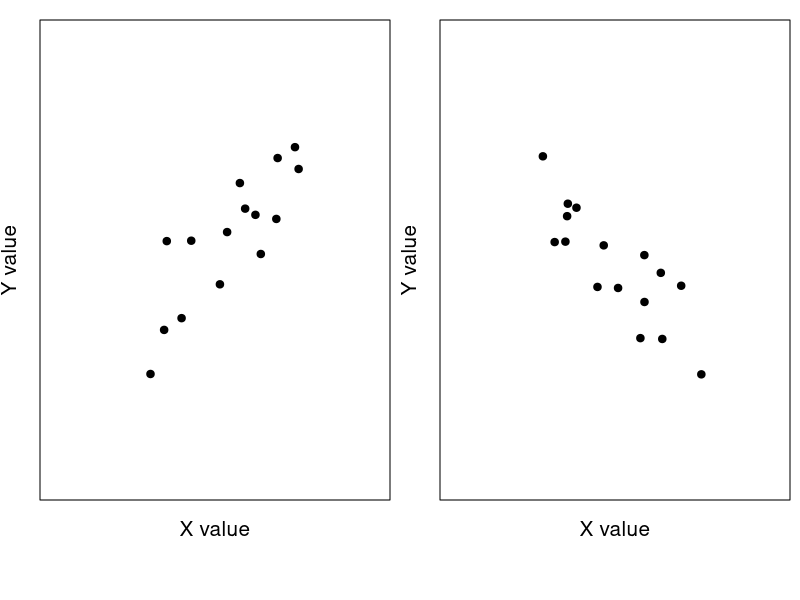
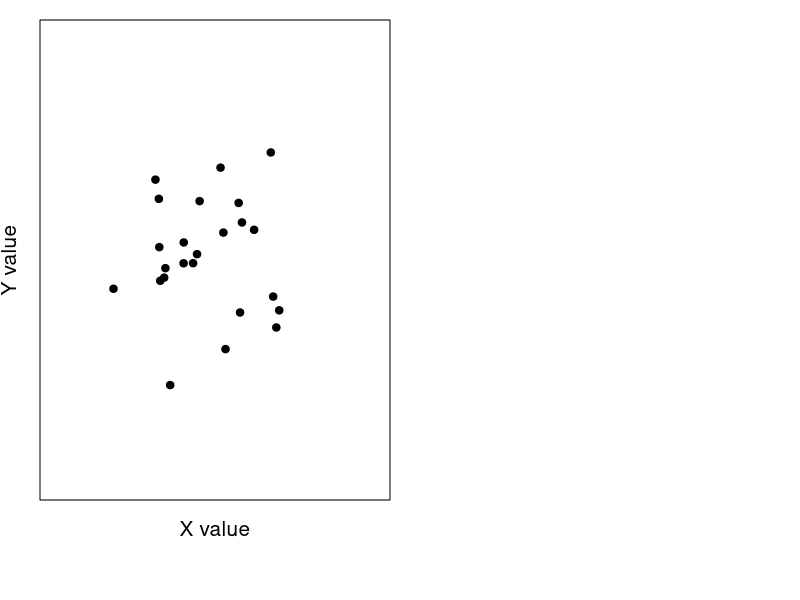
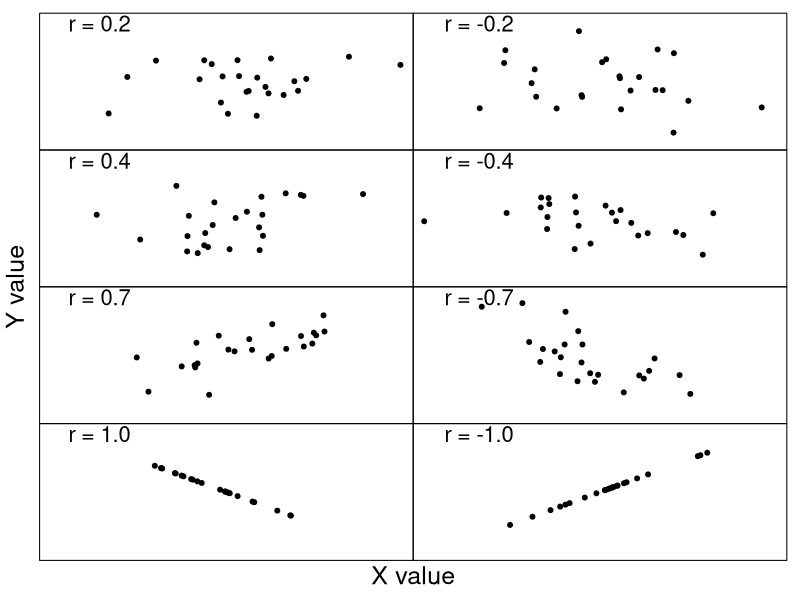
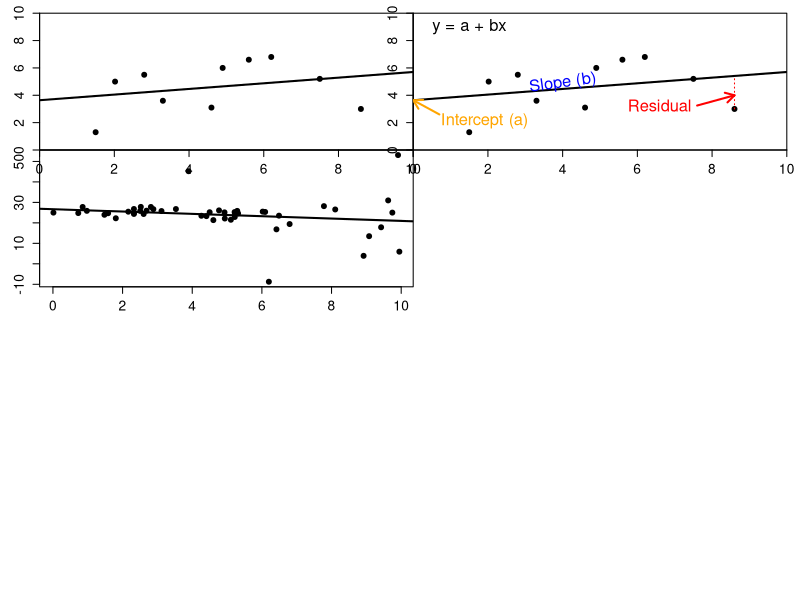
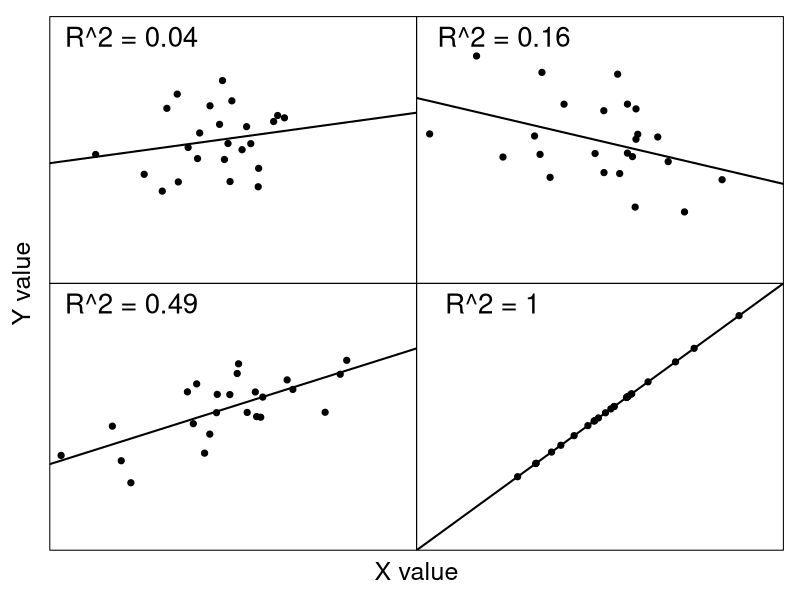
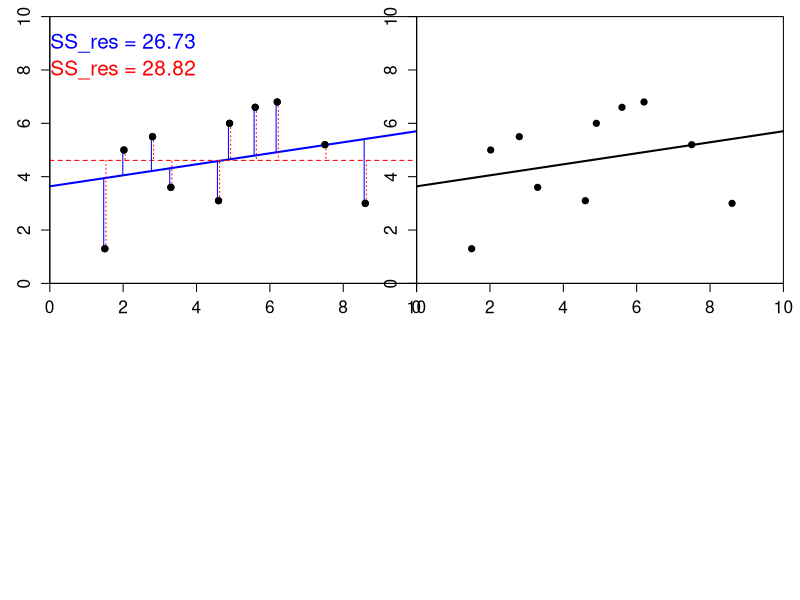

The R source for these figures, in order:
## ---- chunk 1
rho1 <- 0.9;
Z1   <- rnorm(n = 16, mean = 0, sd = 1);
Z2   <- rnorm(n = 16, mean = 0, sd = 1);
X1   <- Z1 + 10;
Y1   <- rho1 * Z1 + sqrt(1 - rho1*rho1) * Z2 + 10;
par(mfrow = c(1, 2), mar = c(5, 2, 1, 0.5));
plot(x = X1, y = Y1, pch = 20, xlab = "X value", ylab = "Y value", cex = 1.5,
     xlim = c(7, 13), ylim = c(7, 13), xaxt = "n", yaxt = "n", cex.lab = 1.25,
     line = 1);
rho1 <- -0.9;
Z1   <- rnorm(n = 16, mean = 0, sd = 1);
Z2   <- rnorm(n = 16, mean = 0, sd = 1);
X1   <- Z1 + 10;
Y1   <- rho1 * Z1 + sqrt(1 - rho1*rho1) * Z2 + 10;
plot(x = X1, y = Y1, pch = 20, xlab = "X value", cex = 1.5, line = 1, 
     xlim = c(7, 13), ylim = c(7, 13), xaxt = "n", yaxt = "n", cex.lab = 1.25,
     ylab = "Y value");
# png(filename = "img/pos_neg_cor.png");
# rho1 <- 0.9;
# Z1   <- rnorm(n = 16, mean = 0, sd = 1);
# Z2   <- rnorm(n = 16, mean = 0, sd = 1);
# X1   <- Z1 + 10;
# Y1   <- rho1 * Z1 + sqrt(1 - rho1*rho1) * Z2 + 10;
# par(mfrow = c(1, 2), mar = c(5, 2, 1, 0.5));
# plot(x = X1, y = Y1, pch = 20, xlab = "X value", ylab = "Y value", cex = 1.5,
#      xlim = c(7, 13), ylim = c(7, 13), xaxt = "n", yaxt = "n", cex.lab = 1.25,
#      line = 1);
# rho1 <- -0.9;
# Z1   <- rnorm(n = 16, mean = 0, sd = 1);
# Z2   <- rnorm(n = 16, mean = 0, sd = 1);
# X1   <- Z1 + 10;
# Y1   <- rho1 * Z1 + sqrt(1 - rho1*rho1) * Z2 + 10;
# plot(x = X1, y = Y1, pch = 20, xlab = "X value", cex = 1.5, line = 1, 
#      xlim = c(7, 13), ylim = c(7, 13), xaxt = "n", yaxt = "n", cex.lab = 1.25,
#      ylab = "Y value");
# dev.off();
## ---- chunk 2
X1 <- rnorm(n = 24, mean = 0, sd = 1);
Y1 <- rnorm(n = 24, mean = 0, sd = 1);
while(abs(cor(X1, Y1)) > 0.002){
  X1 <- rnorm(n = 24, mean = 0, sd = 1);
  Y1 <- rnorm(n = 24, mean = 0, sd = 1);
}
plot(x = X1, y = Y1, pch = 20, xlab = "X value", cex = 1.5, xlim = c(-3, 3),
     ylim = c(-3, 3), xaxt = "n", yaxt = "n", cex.lab = 1.25, ylab = "Y value",
     line = 1);
# png(filename = "img/no_cor.png");
# plot(x = X1, y = Y1, pch = 20, xlab = "X value", cex = 1.5, xlim = c(-3, 3),
#      ylim = c(-3, 3), xaxt = "n", yaxt = "n", cex.lab = 1.25, ylab = "Y value",
#      line = 1);
# dev.off();
## ---- chunk 3
par(mfrow = c(4, 2), mar = c(0, 0, 0, 0), oma = c(3, 3, 1, 1));
X1 <- rnorm(n = 24, mean = 0, sd = 1);
Y1 <- rnorm(n = 24, mean = 0, sd = 1);
while(cor(X1, Y1) < 0.199 | cor(X1, Y1) > 0.201){
  X1 <- rnorm(n = 24, mean = 0, sd = 1);
  Y1 <- rnorm(n = 24, mean = 0, sd = 1);
}
plot(x = X1, y = Y1, pch = 20, xlab = "X value", cex = 1.5, xlim = c(-3, 3),
     ylim = c(-3, 3), xaxt = "n", yaxt = "n", cex.lab = 1.25, ylab = "Y value",
     line = 1);
text(x = -2.2, y = 2.75, labels = "r = 0.2", cex = 2, hjust = 0);
X1 <- rnorm(n = 24, mean = 0, sd = 1);
Y1 <- rnorm(n = 24, mean = 0, sd = 1);
while(cor(X1, Y1) > -0.199 | cor(X1, Y1) < -0.201){
  X1 <- rnorm(n = 24, mean = 0, sd = 1);
  Y1 <- rnorm(n = 24, mean = 0, sd = 1);
}
plot(x = X1, y = Y1, pch = 20, xlab = "X value", cex = 1.5, xlim = c(-3, 3),
     ylim = c(-3, 3), xaxt = "n", yaxt = "n", cex.lab = 1.25, ylab = "Y value",
     line = 1);
text(x = -2.1, y = 2.75, labels = "r = -0.2", cex = 2, hjust = 0);
## Row 2
X1 <- rnorm(n = 24, mean = 0, sd = 1);
Y1 <- rnorm(n = 24, mean = 0, sd = 1);
while(cor(X1, Y1) < 0.399 | cor(X1, Y1) > 0.401){
  X1 <- rnorm(n = 24, mean = 0, sd = 1);
  Y1 <- rnorm(n = 24, mean = 0, sd = 1);
}
plot(x = X1, y = Y1, pch = 20, xlab = "X value", cex = 1.5, xlim = c(-3, 3),
     ylim = c(-3, 3), xaxt = "n", yaxt = "n", cex.lab = 1.25, ylab = "Y value",
     line = 1);
text(x = -2.2, y = 2.75, labels = "r = 0.4", cex = 2, hjust = 0);
X1 <- rnorm(n = 24, mean = 0, sd = 1);
Y1 <- rnorm(n = 24, mean = 0, sd = 1);
while(cor(X1, Y1) > -0.399 | cor(X1, Y1) < -0.401){
  X1 <- rnorm(n = 24, mean = 0, sd = 1);
  Y1 <- rnorm(n = 24, mean = 0, sd = 1);
}
plot(x = X1, y = Y1, pch = 20, xlab = "X value", cex = 1.5, xlim = c(-3, 3),
     ylim = c(-3, 3), xaxt = "n", yaxt = "n", cex.lab = 1.25, ylab = "Y value",
     line = 1);
text(x = -2.1, y = 2.75, labels = "r = -0.4", cex = 2, hjust = 0);
## Row 3
X1 <- rnorm(n = 24, mean = 0, sd = 1);
Y1 <- rnorm(n = 24, mean = 0, sd = 1);
while(cor(X1, Y1) < 0.699 | cor(X1, Y1) > 0.701){
  X1 <- rnorm(n = 24, mean = 0, sd = 1);
  Y1 <- rnorm(n = 24, mean = 0, sd = 1);
}
plot(x = X1, y = Y1, pch = 20, xlab = "X value", cex = 1.5, xlim = c(-3, 3),
     ylim = c(-3, 3), xaxt = "n", yaxt = "n", cex.lab = 1.25, ylab = "Y value",
     line = 1);
text(x = -2.2, y = 2.75, labels = "r = 0.7", cex = 2, hjust = 0);
X1 <- rnorm(n = 24, mean = 0, sd = 1);
Y1 <- rnorm(n = 24, mean = 0, sd = 1);
while(cor(X1, Y1) > -0.699 | cor(X1, Y1) < -0.701){
  X1 <- rnorm(n = 24, mean = 0, sd = 1);
  Y1 <- rnorm(n = 24, mean = 0, sd = 1);
}
plot(x = X1, y = Y1, pch = 20, xlab = "X value", cex = 1.5, xlim = c(-3, 3),
     ylim = c(-3, 3), xaxt = "n", yaxt = "n", cex.lab = 1.25, ylab = "Y value",
     line = 1);
text(x = -2.1, y = 2.75, labels = "r = -0.7", cex = 2, hjust = 0);
## Row 2
X1 <- rnorm(n = 24, mean = 0, sd = 1);
Y1 <- -1 * X1;
plot(x = X1, y = Y1, pch = 20, xlab = "X value", cex = 1.5, xlim = c(-3, 3),
     ylim = c(-3, 3), xaxt = "n", yaxt = "n", cex.lab = 1.25, ylab = "Y value",
     line = 1);
text(x = -2.2, y = 2.75, labels = "r = 1.0", cex = 2, hjust = 0);
X1 <- rnorm(n = 24, mean = 0, sd = 1);
Y1 <- X1;
plot(x = X1, y = Y1, pch = 20, xlab = "X value", cex = 1.5, xlim = c(-3, 3),
     ylim = c(-3, 3), xaxt = "n", yaxt = "n", cex.lab = 1.25, ylab = "Y value",
     line = 1);
text(x = -2.1, y = 2.75, labels = "r = -1.0", cex = 2, hjust = 0);
mtext(text="X value",side=1,line=1,outer=TRUE, cex = 1.5);
mtext(text="Y value",side=2,line=1,outer=TRUE, cex = 1.5);

# # Save the above
# png(filename = "img/cor_eg.png")
# par(mfrow = c(4, 2), mar = c(0, 0, 0, 0), oma = c(3, 3, 1, 1));
# X1 <- rnorm(n = 24, mean = 0, sd = 1);
# Y1 <- rnorm(n = 24, mean = 0, sd = 1);
# while(cor(X1, Y1) < 0.199 | cor(X1, Y1) > 0.201){
#   X1 <- rnorm(n = 24, mean = 0, sd = 1);
#   Y1 <- rnorm(n = 24, mean = 0, sd = 1);
# }
# plot(x = X1, y = Y1, pch = 20, xlab = "X value", cex = 1.5, xlim = c(-3, 3),
#      ylim = c(-3, 3), xaxt = "n", yaxt = "n", cex.lab = 1.25, ylab = "Y value",
#      line = 1);
# text(x = -2.2, y = 2.75, labels = "r = 0.2", cex = 2, hjust = 0);
# X1 <- rnorm(n = 24, mean = 0, sd = 1);
# Y1 <- rnorm(n = 24, mean = 0, sd = 1);
# while(cor(X1, Y1) > -0.199 | cor(X1, Y1) < -0.201){
#   X1 <- rnorm(n = 24, mean = 0, sd = 1);
#   Y1 <- rnorm(n = 24, mean = 0, sd = 1);
# }
# plot(x = X1, y = Y1, pch = 20, xlab = "X value", cex = 1.5, xlim = c(-3, 3),
#      ylim = c(-3, 3), xaxt = "n", yaxt = "n", cex.lab = 1.25, ylab = "Y value",
#      line = 1);
# text(x = -2.1, y = 2.75, labels = "r = -0.2", cex = 2, hjust = 0);
# ## Row 2
# X1 <- rnorm(n = 24, mean = 0, sd = 1);
# Y1 <- rnorm(n = 24, mean = 0, sd = 1);
# while(cor(X1, Y1) < 0.399 | cor(X1, Y1) > 0.401){
#   X1 <- rnorm(n = 24, mean = 0, sd = 1);
#   Y1 <- rnorm(n = 24, mean = 0, sd = 1);
# }
# plot(x = X1, y = Y1, pch = 20, xlab = "X value", cex = 1.5, xlim = c(-3, 3),
#      ylim = c(-3, 3), xaxt = "n", yaxt = "n", cex.lab = 1.25, ylab = "Y value",
#      line = 1);
# text(x = -2.2, y = 2.75, labels = "r = 0.4", cex = 2, hjust = 0);
# X1 <- rnorm(n = 24, mean = 0, sd = 1);
# Y1 <- rnorm(n = 24, mean = 0, sd = 1);
# while(cor(X1, Y1) > -0.399 | cor(X1, Y1) < -0.401){
#   X1 <- rnorm(n = 24, mean = 0, sd = 1);
#   Y1 <- rnorm(n = 24, mean = 0, sd = 1);
# }
# plot(x = X1, y = Y1, pch = 20, xlab = "X value", cex = 1.5, xlim = c(-3, 3),
#      ylim = c(-3, 3), xaxt = "n", yaxt = "n", cex.lab = 1.25, ylab = "Y value",
#      line = 1);
# text(x = -2.1, y = 2.75, labels = "r = -0.4", cex = 2, hjust = 0);
# ## Row 3
# X1 <- rnorm(n = 24, mean = 0, sd = 1);
# Y1 <- rnorm(n = 24, mean = 0, sd = 1);
# while(cor(X1, Y1) < 0.699 | cor(X1, Y1) > 0.701){
#   X1 <- rnorm(n = 24, mean = 0, sd = 1);
#   Y1 <- rnorm(n = 24, mean = 0, sd = 1);
# }
# plot(x = X1, y = Y1, pch = 20, xlab = "X value", cex = 1.5, xlim = c(-3, 3),
#      ylim = c(-3, 3), xaxt = "n", yaxt = "n", cex.lab = 1.25, ylab = "Y value",
#      line = 1);
# text(x = -2.2, y = 2.75, labels = "r = 0.7", cex = 2, hjust = 0);
# X1 <- rnorm(n = 24, mean = 0, sd = 1);
# Y1 <- rnorm(n = 24, mean = 0, sd = 1);
# while(cor(X1, Y1) > -0.699 | cor(X1, Y1) < -0.701){
#   X1 <- rnorm(n = 24, mean = 0, sd = 1);
#   Y1 <- rnorm(n = 24, mean = 0, sd = 1);
# }
# plot(x = X1, y = Y1, pch = 20, xlab = "X value", cex = 1.5, xlim = c(-3, 3),
#      ylim = c(-3, 3), xaxt = "n", yaxt = "n", cex.lab = 1.25, ylab = "Y value",
#      line = 1);
# text(x = -2.1, y = 2.75, labels = "r = -0.7", cex = 2, hjust = 0);
# ## Row 2
# X1 <- rnorm(n = 24, mean = 0, sd = 1);
# Y1 <- -1 * X1;
# plot(x = X1, y = Y1, pch = 20, xlab = "X value", cex = 1.5, xlim = c(-3, 3),
#      ylim = c(-3, 3), xaxt = "n", yaxt = "n", cex.lab = 1.25, ylab = "Y value",
#      line = 1);
# text(x = -2.2, y = 2.75, labels = "r = 1.0", cex = 2, hjust = 0);
# X1 <- rnorm(n = 24, mean = 0, sd = 1);
# Y1 <- X1;
# plot(x = X1, y = Y1, pch = 20, xlab = "X value", cex = 1.5, xlim = c(-3, 3),
#      ylim = c(-3, 3), xaxt = "n", yaxt = "n", cex.lab = 1.25, ylab = "Y value",
#      line = 1);
# text(x = -2.1, y = 2.75, labels = "r = -1.0", cex = 2, hjust = 0);
# mtext(text="X value",side=1,line=1,outer=TRUE, cex = 1.5);
# mtext(text="Y value",side=2,line=1,outer=TRUE, cex = 1.5);
# dev.off();
## ---- chunk 4
library(knitr);
soil_depth   <- c(0.8, 2, 2.3, 2.7, 0.5, 1.8, 1.5, 2.1, 1.2, 1.1);
root_density <- c(13, 8, 4, 6, 18, 7, 9, 3, 7, 10);
dat_root     <- cbind(soil_depth, root_density);
colnames(dat_root) <- c("Soil depth (m)", paste("Root density (g per m^3)"));
kable(dat_root);
## ---- chunk 5
samp_number  <- 1:8;
percent_O2   <- c(95.9, 81.9, 80.9, 77.9, 90.7, 88.2, 93.6, 89.1);
ammonia      <- c(0.08, 0.10, 0.21, 0.37, 0.25, 0.13, 0.07, 0.121);
rank_pct_O2  <- rank(percent_O2);
rank_ammonia <- rank(ammonia);
dat_spear    <- data.frame(samp_number, percent_O2, rank_pct_O2, ammonia,
                           rank_ammonia);
colnames(dat_spear) <- c("Sample Number", "Percent O2", "Rank of Pct. O2", "Ammonia Conc.", "Rank of Ammonia Conc.");
kable(dat_spear);
## ---- chunk 6
X1 <- c(2.02, 8.6, 4.9, 1.5, 2.8, 4.6, 7.5, 6.2, 3.3, 5.6);
Y1 <- c(5, 3, 6, 1.3, 5.5, 3.1, 5.2, 6.8, 3.6, 6.6);
B0 <- as.numeric(lm(Y1~X1)$coefficients[1]);
B1 <- as.numeric(lm(Y1~X1)$coefficients[2]);
resi <- lm(Y1~X1)$residuals;
mxrs <- which(X1 == max(X1));
plot(x = X1, y = Y1, pch = 20, xlab = "Independent Variable X", cex = 1.5, 
     xlim = c(0, 10), ylim = c(0, 10), cex.lab = 1.25, cex.axis = 1.25,
     ylab = "Dependent Variable Y", yaxs = "i", xaxs = "i");
abline(a = B0, b = B1, lwd = 2);

# png(filename = "img/generic_regression.png");
# X1 <- c(2.02, 8.6, 4.9, 1.5, 2.8, 4.6, 7.5, 6.2, 3.3, 5.6);
# Y1 <- c(5, 3, 6, 1.3, 5.5, 3.1, 5.2, 6.8, 3.6, 6.6);
# B0 <- as.numeric(lm(Y1~X1)$coefficients[1]);
# B1 <- as.numeric(lm(Y1~X1)$coefficients[2]);
# resi <- lm(Y1~X1)$residuals;
# mxrs <- which(X1 == max(X1));
# plot(x = X1, y = Y1, pch = 20, xlab = "Independent Variable X", cex = 1.5, 
#      xlim = c(0, 10), ylim = c(0, 10), cex.lab = 1.25, cex.axis = 1.25,
#      ylab = "Dependent Variable Y", yaxs = "i", xaxs = "i");
# abline(a = B0, b = B1, lwd = 2);
# dev.off();
## ---- chunk 7
X1 <- c(2.02, 8.6, 4.9, 1.5, 2.8, 4.6, 7.5, 6.2, 3.3, 5.6);
Y1 <- c(5, 3, 6, 1.3, 5.5, 3.1, 5.2, 6.8, 3.6, 6.6);
B0 <- as.numeric(lm(Y1~X1)$coefficients[1]);
B1 <- as.numeric(lm(Y1~X1)$coefficients[2]);
resi <- lm(Y1~X1)$residuals;
mxrs <- which(X1 == max(X1));
plot(x = X1, y = Y1, pch = 20, xlab = "Independent Variable X", cex = 1.5, 
     xlim = c(0, 10), ylim = c(0, 10), cex.lab = 1.25, cex.axis = 1.25,
     ylab = "Dependent Variable Y", yaxs = "i", xaxs = "i");
abline(a = B0, b = B1, lwd = 2);
points(x = c(X1[mxrs], X1[mxrs]), y = c(Y1[mxrs], B0 + B1*X1[mxrs]), type = "l",
       col = "red", lwd = 1, lty = "dotted");
text(x = X1[mxrs] - 2, y = mean(c(Y1[mxrs], B0 + B1*X1[mxrs])) - 1, col = "red",
     cex = 1.5, labels = "Residual");
text(x = 4, y = B0 + (4 * B1) + 0.4, srt = 8, labels = "Slope (b)", 
     col = "blue", cex = 1.5);
text(x = 1.9, y = 2.1, cex = 1.5, "Intercept (a)", col = "orange");
arrows(x0 = 0.7, x1 = 0, y0 = 2.6, y1 = B0, lwd = 2, length = 0.1, 
       col = "orange");
arrows(x0 = 7.6, x1 = 8.6, y0 = 3.25, y1 = 4, lwd = 2, length = 0.1, 
       col = "red");
text(x = 1.5, y = 9, labels = "y = a + bx", cex = 1.5);

# png(filename = "img/labelled_regression.png");
# X1 <- c(2.02, 8.6, 4.9, 1.5, 2.8, 4.6, 7.5, 6.2, 3.3, 5.6);
# Y1 <- c(5, 3, 6, 1.3, 5.5, 3.1, 5.2, 6.8, 3.6, 6.6);
# B0 <- as.numeric(lm(Y1~X1)$coefficients[1]);
# B1 <- as.numeric(lm(Y1~X1)$coefficients[2]);
# resi <- lm(Y1~X1)$residuals;
# mxrs <- which(X1 == max(X1));
# plot(x = X1, y = Y1, pch = 20, xlab = "Independent Variable X", cex = 1.5, 
#      xlim = c(0, 10), ylim = c(0, 10), cex.lab = 1.25, cex.axis = 1.25,
#      ylab = "Dependent Variable Y", yaxs = "i", xaxs = "i");
# abline(a = B0, b = B1, lwd = 2);
# points(x = c(X1[mxrs], X1[mxrs]), y = c(Y1[mxrs], B0 + B1*X1[mxrs]), type = "l",
#        col = "red", lwd = 1, lty = "dotted");
# text(x = X1[mxrs] - 2, y = mean(c(Y1[mxrs], B0 + B1*X1[mxrs])) - 1, col = "red",
#      cex = 1.5, labels = "Residual");
# text(x = 4, y = B0 + (4 * B1) + 0.4, srt = 8, labels = "Slope (b)", 
#      col = "blue", cex = 1.5);
# text(x = 1.9, y = 2.1, cex = 1.5, "Intercept (a)", col = "orange");
# arrows(x0 = 0.7, x1 = 0, y0 = 2.6, y1 = B0, lwd = 2, length = 0.1, 
#        col = "orange");
# arrows(x0 = 7.6, x1 = 8.6, y0 = 3.25, y1 = 4, lwd = 2, length = 0.1, 
#        col = "red");
# text(x = 1.5, y = 9, labels = "y = a + bx", cex = 1.5);
# dev.off();
## ---- chunk 8
X1 <- runif(n = 48, min = 0, max = 10);
Y1 <- 25 + X1 * rnorm(n = length(X1), mean = 0, 
                     sd = seq(from = 0, to = 2, length.out = length(X1)));
B0 <- as.numeric(lm(Y1~X1)$coefficients[1]);
B1 <- as.numeric(lm(Y1~X1)$coefficients[2]);
plot(x = X1, y = Y1, pch = 20, xlab = "Independent Variable X", cex = 1.5, 
     cex.lab = 1.25, cex.axis = 1.25,
     ylab = "Dependent Variable Y");
abline(a = B0, b = B1, lwd = 2);
# png(filename = "img/heteroscedasticity.png");
# plot(x = X1, y = Y1, pch = 20, xlab = "Independent Variable X", cex = 1.5, 
#      cex.lab = 1.25, cex.axis = 1.25,
#      ylab = "Dependent Variable Y");
# abline(a = B0, b = B1, lwd = 2);
# dev.off();
## ---- chunk 9
par(mfrow = c(2, 2), mar = c(0, 0, 0, 0), oma = c(3, 3, 1, 1));
X1 <- rnorm(n = 24, mean = 0, sd = 1);
Y1 <- rnorm(n = 24, mean = 0, sd = 1);
while(cor(X1, Y1) < 0.199 | cor(X1, Y1) > 0.201){
  X1 <- rnorm(n = 24, mean = 0, sd = 1);
  Y1 <- rnorm(n = 24, mean = 0, sd = 1);
}
plot(x = X1, y = Y1, pch = 20, xlab = "X value", cex = 1.5, xlim = c(-3, 3),
     ylim = c(-3, 3), xaxt = "n", yaxt = "n", cex.lab = 1.25, ylab = "Y value",
     line = 1);
text(x = -1.8, y = 2.75, labels = "R^2 = 0.04", cex = 2, hjust = 0);
B0 <- as.numeric(lm(Y1~X1)$coefficients[1]);
B1 <- as.numeric(lm(Y1~X1)$coefficients[2]);
abline(a = B0, b = B1, lwd = 2);
## Row 2
X1 <- rnorm(n = 24, mean = 0, sd = 1);
Y1 <- rnorm(n = 24, mean = 0, sd = 1);
while(cor(X1, Y1) > -0.399 | cor(X1, Y1) < -0.401){
  X1 <- rnorm(n = 24, mean = 0, sd = 1);
  Y1 <- rnorm(n = 24, mean = 0, sd = 1);
}
plot(x = X1, y = Y1, pch = 20, xlab = "X value", cex = 1.5, xlim = c(-3, 3),
     ylim = c(-3, 3), xaxt = "n", yaxt = "n", cex.lab = 1.25, ylab = "Y value",
     line = 1);
text(x = -1.7, y = 2.75, labels = "R^2 = 0.16", cex = 2, hjust = 0);
B0 <- as.numeric(lm(Y1~X1)$coefficients[1]);
B1 <- as.numeric(lm(Y1~X1)$coefficients[2]);
abline(a = B0, b = B1, lwd = 2);
## Row 3
X1 <- rnorm(n = 24, mean = 0, sd = 1);
Y1 <- rnorm(n = 24, mean = 0, sd = 1);
while(cor(X1, Y1) < 0.699 | cor(X1, Y1) > 0.701){
  X1 <- rnorm(n = 24, mean = 0, sd = 1);
  Y1 <- rnorm(n = 24, mean = 0, sd = 1);
}
plot(x = X1, y = Y1, pch = 20, xlab = "X value", cex = 1.5, xlim = c(-3, 3),
     ylim = c(-3, 3), xaxt = "n", yaxt = "n", cex.lab = 1.25, ylab = "Y value",
     line = 1);
text(x = -1.8, y = 2.75, labels = "R^2 = 0.49", cex = 2, hjust = 0);
B0 <- as.numeric(lm(Y1~X1)$coefficients[1]);
B1 <- as.numeric(lm(Y1~X1)$coefficients[2]);
abline(a = B0, b = B1, lwd = 2);
## Row 2
X1 <- rnorm(n = 24, mean = 0, sd = 1);
Y1 <- X1;
plot(x = X1, y = Y1, pch = 20, xlab = "X value", cex = 1.5, xlim = c(-3, 3),
     ylim = c(-3, 3), xaxt = "n", yaxt = "n", cex.lab = 1.25, ylab = "Y value",
     line = 1);
text(x = -1.9, y = 2.75, labels = "R^2 = 1", cex = 2, hjust = 0);
mtext(text="X value",side=1,line=1,outer=TRUE, cex = 1.5);
mtext(text="Y value",side=2,line=1,outer=TRUE, cex = 1.5);
B0 <- as.numeric(lm(Y1~X1)$coefficients[1]);
B1 <- as.numeric(lm(Y1~X1)$coefficients[2]);
abline(a = B0, b = B1, lwd = 2);

# png(filename = "img/rsquared_vals.png");
# par(mfrow = c(2, 2), mar = c(0, 0, 0, 0), oma = c(3, 3, 1, 1));
# X1 <- rnorm(n = 24, mean = 0, sd = 1);
# Y1 <- rnorm(n = 24, mean = 0, sd = 1);
# while(cor(X1, Y1) < 0.199 | cor(X1, Y1) > 0.201){
#   X1 <- rnorm(n = 24, mean = 0, sd = 1);
#   Y1 <- rnorm(n = 24, mean = 0, sd = 1);
# }
# plot(x = X1, y = Y1, pch = 20, xlab = "X value", cex = 1.5, xlim = c(-3, 3),
#      ylim = c(-3, 3), xaxt = "n", yaxt = "n", cex.lab = 1.25, ylab = "Y value",
#      line = 1);
# text(x = -1.8, y = 2.75, labels = "R^2 = 0.04", cex = 2, hjust = 0);
# B0 <- as.numeric(lm(Y1~X1)$coefficients[1]);
# B1 <- as.numeric(lm(Y1~X1)$coefficients[2]);
# abline(a = B0, b = B1, lwd = 2);
# ## Row 2
# X1 <- rnorm(n = 24, mean = 0, sd = 1);
# Y1 <- rnorm(n = 24, mean = 0, sd = 1);
# while(cor(X1, Y1) > -0.399 | cor(X1, Y1) < -0.401){
#   X1 <- rnorm(n = 24, mean = 0, sd = 1);
#   Y1 <- rnorm(n = 24, mean = 0, sd = 1);
# }
# plot(x = X1, y = Y1, pch = 20, xlab = "X value", cex = 1.5, xlim = c(-3, 3),
#      ylim = c(-3, 3), xaxt = "n", yaxt = "n", cex.lab = 1.25, ylab = "Y value",
#      line = 1);
# text(x = -1.7, y = 2.75, labels = "R^2 = 0.16", cex = 2, hjust = 0);
# B0 <- as.numeric(lm(Y1~X1)$coefficients[1]);
# B1 <- as.numeric(lm(Y1~X1)$coefficients[2]);
# abline(a = B0, b = B1, lwd = 2);
# ## Row 3
# X1 <- rnorm(n = 24, mean = 0, sd = 1);
# Y1 <- rnorm(n = 24, mean = 0, sd = 1);
# while(cor(X1, Y1) < 0.699 | cor(X1, Y1) > 0.701){
#   X1 <- rnorm(n = 24, mean = 0, sd = 1);
#   Y1 <- rnorm(n = 24, mean = 0, sd = 1);
# }
# plot(x = X1, y = Y1, pch = 20, xlab = "X value", cex = 1.5, xlim = c(-3, 3),
#      ylim = c(-3, 3), xaxt = "n", yaxt = "n", cex.lab = 1.25, ylab = "Y value",
#      line = 1);
# text(x = -1.8, y = 2.75, labels = "R^2 = 0.49", cex = 2, hjust = 0);
# B0 <- as.numeric(lm(Y1~X1)$coefficients[1]);
# B1 <- as.numeric(lm(Y1~X1)$coefficients[2]);
# abline(a = B0, b = B1, lwd = 2);
# ## Row 2
# X1 <- rnorm(n = 24, mean = 0, sd = 1);
# Y1 <- X1;
# plot(x = X1, y = Y1, pch = 20, xlab = "X value", cex = 1.5, xlim = c(-3, 3),
#      ylim = c(-3, 3), xaxt = "n", yaxt = "n", cex.lab = 1.25, ylab = "Y value",
#      line = 1);
# text(x = -1.9, y = 2.75, labels = "R^2 = 1", cex = 2, hjust = 0);
# mtext(text="X value",side=1,line=1,outer=TRUE, cex = 1.5);
# mtext(text="Y value",side=2,line=1,outer=TRUE, cex = 1.5);
# B0 <- as.numeric(lm(Y1~X1)$coefficients[1]);
# B1 <- as.numeric(lm(Y1~X1)$coefficients[2]);
# abline(a = B0, b = B1, lwd = 2);
# dev.off();
## ---- chunk 10
X1 <- c(2.02, 8.6, 4.9, 1.5, 2.8, 4.6, 7.5, 6.2, 3.3, 5.6);
Y1 <- c(5, 3, 6, 1.3, 5.5, 3.1, 5.2, 6.8, 3.6, 6.6);
B0 <- as.numeric(lm(Y1~X1)$coefficients[1]);
B1 <- as.numeric(lm(Y1~X1)$coefficients[2]);
resi <- lm(Y1~X1)$residuals;
mxrs <- which(X1 == max(X1));
plot(x = X1, y = Y1, pch = 20, xlab = "Independent Variable X", cex = 1.5, 
     xlim = c(0, 10), ylim = c(0, 10), cex.lab = 1.25, cex.axis = 1.25,
     ylab = "Dependent Variable Y", yaxs = "i", xaxs = "i");
abline(a = B0, b = B1, lwd = 2, col = "blue");
abline(h = mean(Y1), col = "red", lty = "dashed");
for(i in 1:length(X1)){
  points(x = c(X1[i] - 0.03, X1[i] - 0.03), y = c(Y1[i], B0 + X1[i]*B1), 
         col = "blue", lwd = 1, type = "l");
  points(x = c(X1[i] + 0.03, X1[i] + 0.03), y = c(Y1[i], mean(Y1)), col = "red",
         lwd = 1, lty = "dotted", type = "l");
}
points(x = X1, y = Y1, pch = 20, xlab = "Independent Variable X", cex = 1.5, 
     xlim = c(0, 10), ylim = c(0, 10), cex.lab = 1.25, cex.axis = 1.25,
     ylab = "Dependent Variable Y", yaxs = "i", xaxs = "i");
text(x = 2, hjust = 0, y = 9, labels = "SS_res = 26.73", cex = 1.5, 
     col = "blue");
text(x = 2, hjust = 0, y = 8, labels = "SS_res = 28.82", cex = 1.5, 
     col = "red");
# png(filename = "img/rsquared_expl.png");
# X1 <- c(2.02, 8.6, 4.9, 1.5, 2.8, 4.6, 7.5, 6.2, 3.3, 5.6);
# Y1 <- c(5, 3, 6, 1.3, 5.5, 3.1, 5.2, 6.8, 3.6, 6.6);
# B0 <- as.numeric(lm(Y1~X1)$coefficients[1]);
# B1 <- as.numeric(lm(Y1~X1)$coefficients[2]);
# resi <- lm(Y1~X1)$residuals;
# mxrs <- which(X1 == max(X1));
# plot(x = X1, y = Y1, pch = 20, xlab = "Independent Variable X", cex = 1.5, 
#      xlim = c(0, 10), ylim = c(0, 10), cex.lab = 1.25, cex.axis = 1.25,
#      ylab = "Dependent Variable Y", yaxs = "i", xaxs = "i");
# abline(a = B0, b = B1, lwd = 2, col = "blue");
# abline(h = mean(Y1), col = "red", lty = "dashed");
# for(i in 1:length(X1)){
#   points(x = c(X1[i] - 0.03, X1[i] - 0.03), y = c(Y1[i], B0 + X1[i]*B1), 
#          col = "blue", lwd = 1, type = "l");
#   points(x = c(X1[i] + 0.03, X1[i] + 0.03), y = c(Y1[i], mean(Y1)), col = "red",
#          lwd = 1, lty = "dotted", type = "l");
# }
# points(x = X1, y = Y1, pch = 20, xlab = "Independent Variable X", cex = 1.5, 
#      xlim = c(0, 10), ylim = c(0, 10), cex.lab = 1.25, cex.axis = 1.25,
#      ylab = "Dependent Variable Y", yaxs = "i", xaxs = "i");
# text(x = 2, hjust = 0, y = 9, labels = "SS_res = 26.73", cex = 1.5, 
#      col = "blue");
# text(x = 2, hjust = 0, y = 8, labels = "SS_res = 28.82", cex = 1.5, 
#      col = "red");
# dev.off();
## ---- chunk 11
X1 <- c(2.02, 8.6, 4.9, 1.5, 2.8, 4.6, 7.5, 6.2, 3.3, 5.6);
Y1 <- c(5, 3, 6, 1.3, 5.5, 3.1, 5.2, 6.8, 3.6, 6.6);
B0 <- as.numeric(lm(Y1~X1)$coefficients[1]);
B1 <- as.numeric(lm(Y1~X1)$coefficients[2]);
resi <- lm(Y1~X1)$residuals;
mxrs <- which(X1 == max(X1));
plot(x = X1, y = Y1, pch = 20, xlab = "Independent Variable X", cex = 1.5, 
     xlim = c(0, 10), ylim = c(0, 10), cex.lab = 1.25, cex.axis = 1.25,
     ylab = "Dependent Variable Y", yaxs = "i", xaxs = "i");
abline(a = B0, b = B1, lwd = 2);
